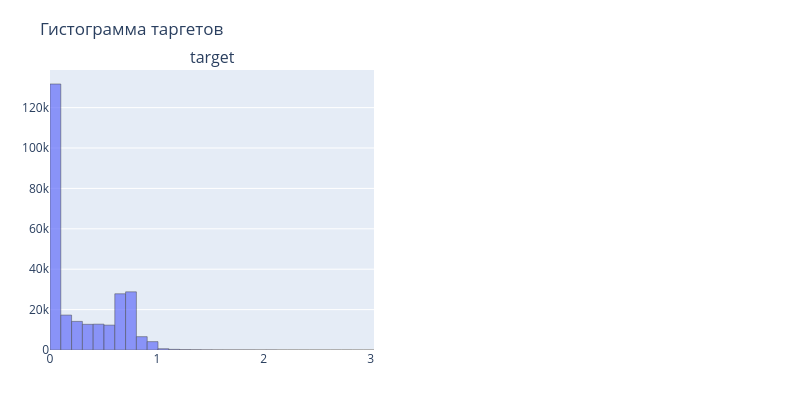

Write notebook code for a chart like this one.
### Code cell
fig_hist = target_histogram(sample, [TARGET], log_scale=True, figsize=(10, 5), show=True)

### Figure 1 — Plotly figure (JSON) as saved in the notebook; plotly's stock layout.template omitted (floating-point values rounded to 4 significant figures)
{"data": [{"hovertemplate": "значение: %{x:.4g}<br>число: %{y}<extra></extra>", "marker": {"line": {"color": "black", "width": 0.5}}, "name": "target", "opacity": 0.7, "showlegend": false, "type": "bar", "width": [0.101, 0.101, 0.101, 0.101, 0.101, 0.101, 0.101, 0.101, 0.101, 0.101, 0.101, 0.101, 0.101, 0.101, 0.101, 0.101, 0.101, 0.101, 0.101, 0.101, 0.101, 0.101, 0.101, 0.101, 0.101, 0.101, 0.101, 0.101, 0.101, 0.101], "x": [0.05051, 0.1515, 0.2526, 0.3536, 0.4546, 0.5556, 0.6567, 0.7577, 0.8587, 0.9598, 1.061, 1.162, 1.263, 1.364, 1.465, 1.566, 1.667, 1.768, 1.869, 1.97, 2.071, 2.172, 2.273, 2.374, 2.475, 2.576, 2.677, 2.778, 2.879, 2.98], "xaxis": "x", "y": [131702, 17284, 14166, 12725, 12801, 12324, 27838, 28807, 6606, 4142, 636, 334, 188, 140, 83, 55, 45, 45, 44, 28, 40, 14, 16, 16, 10, 4, 5, 11, 0, 1], "yaxis": "y"}], "layout": {"annotations": [{"font": {"size": 16}, "showarrow": false, "text": "target", "x": 0.225, "xanchor": "center", "xref": "paper", "y": 1, "yanchor": "bottom", "yref": "paper"}], "autosize": false, "bargap": 0, "height": 400, "margin": {"b": 50, "l": 50, "r": 30, "t": 70}, "title": {"text": "Гистограмма таргетов"}, "width": 800, "xaxis": {"anchor": "y", "domain": [0, 0.45]}, "xaxis2": {"anchor": "y2", "domain": [0.55, 1]}, "yaxis": {"anchor": "x", "domain": [0, 1]}, "yaxis2": {"anchor": "x2", "domain": [0, 1]}}}
